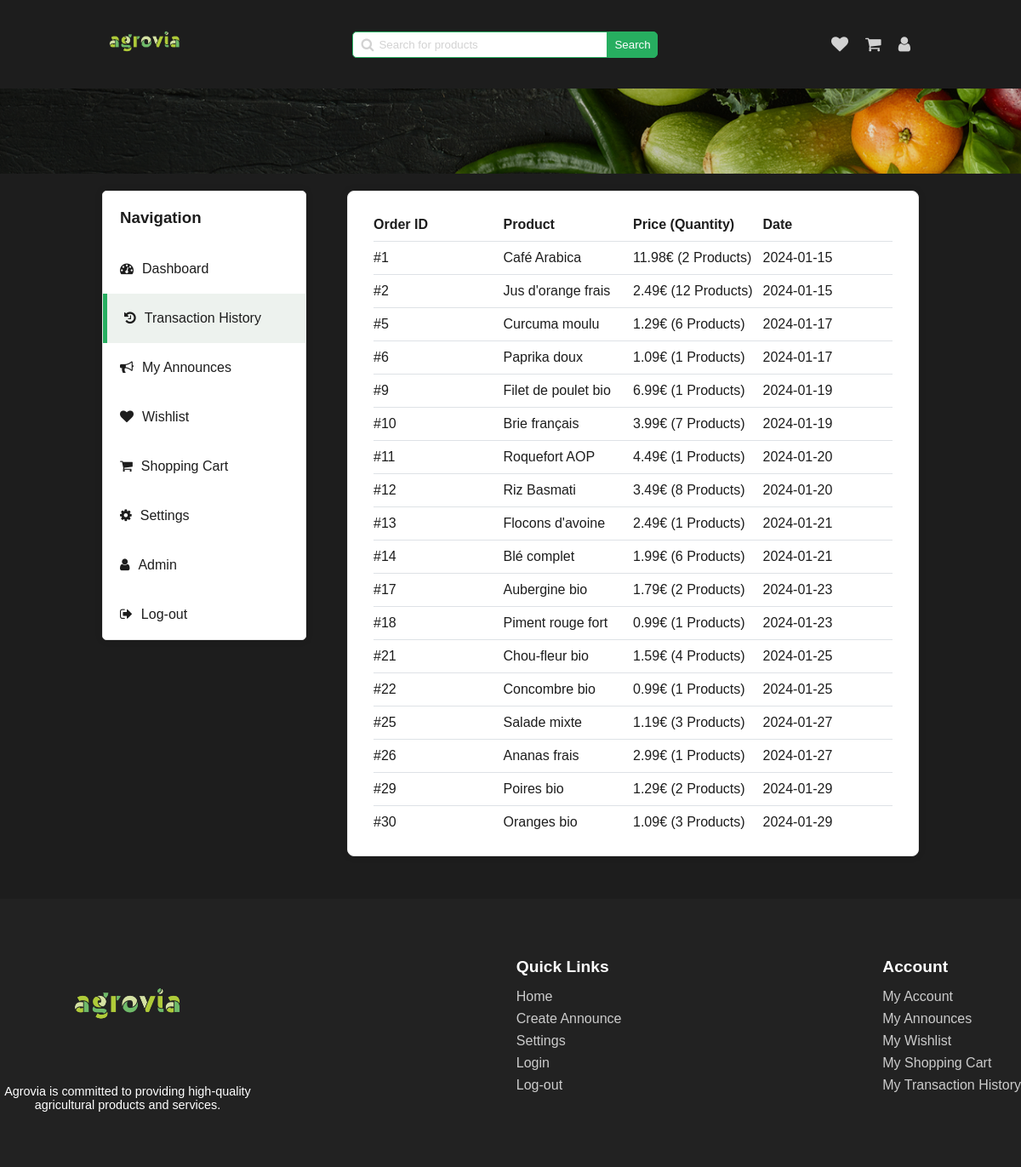
The app's page /pages/transaction-history.php (signed in) with its own data.
### tables this page shows
CREATE TABLE UserTransaction (
  id INTEGER PRIMARY KEY,
  user_id INTEGER,
  product_name TEXT,
  quantity INTEGER,
  price FLOAT,
  date TIMESTAMP DEFAULT CURRENT_TIMESTAMP,
  FOREIGN KEY (user_id) REFERENCES User(id)
);

### php/user.php (called while the page is built, shortened)
<?php
require '../php/pdo.php';
function get_user_by_id($id_user)
{
    global $pdo;
    try {
        $query = "SELECT * FROM User WHERE id = :id_user";
        $stmt = $pdo->prepare($query);
        $stmt->bindParam(':id_user', $id_user);
        $stmt->execute();
        $user = $stmt->fetch(PDO::FETCH_ASSOC);
        return $user;
    } catch (PDOException $e) {
        echo $e->getMessage();
    }
}

### php/transaction.php (called while the page is built, shortened)
<?php
require '../php/pdo.php';
function get_all_transaction($user_id)
{
    global $pdo;
    $query = "SELECT * FROM UserTransaction WHERE user_id = ?";
    $stmt = $pdo->prepare($query);
    $stmt->bindParam(1, $user_id);
    $stmt->execute();
    return $stmt->fetchAll();
}

### pages/transaction-history.php (the view, shortened to what this page needs)
<!DOCTYPE html>
<html lang="en">
<head>
    <link rel="stylesheet" href="../styles/dashboard.css" onload="load_theme()">
    <link rel="stylesheet" href="../styles/transaction.css">
    <link rel="stylesheet" href="../styles/footer.css">
    <link rel="stylesheet" href="../styles/main-header.css">
    <link rel="stylesheet" href="https://cdnjs.cloudflare.com/ajax/libs/font-awesome/4.7.0/css/font-awesome.min.css">
</head>
<body>
    <header>
        <a href="../pages/home.php"><img id="logo" src="../assets/logo/agrovia-green.png" alt="logo"></a>
        <div class="search-bar">
            <span>
                <i class="fa fa-search"></i>
                <input type="text" name="search" id="search" placeholder="Search for products"
                    onkeydown="if(event.keyCode === 13) search()">
            </span>
            <button onclick="search()">Search</button>
        </div>
        <div class="user">
            <a href="../pages/wishlist.php">
                <i class="fa fa-heart"></i>
            </a>
            <a href="../pages/shopping-cart.php">
                <i class="fa fa-shopping-cart"></i>
            </a>
            <a href="../pages/dashboard.php">
                <i class="fa fa-user"></i>
            </a>
        </div>
    </header>
    <div class="separator-background"></div>
    <?php
    require "../php/user.php";
    require "../php/transaction.php";
    $user = get_user_by_id($_SESSION['user_id']);
    $latest_transaction = get_all_transaction($_SESSION['user_id']);
    ?>
    <div class="main-container">
        <section class="navigation">
            <h3>Navigation</h3>
            <a href="../pages/dashboard.php">
                <i class="fa fa-tachometer" aria-hidden="true"></i>
                <span>Dashboard</span>
            </a>
            <a href="../pages/transaction-history.php" class="active">
                <i class="fa fa-history"></i>
                <span>Transaction History</span>
            </a>
            <a href="../pages/my-announces.php">
                <i class="fa fa-bullhorn"></i>
                <span>My Announces</span>
            </a>
            <a href="../pages/wishlist.php">
                <i class="fa fa-heart"></i>
                <span>Wishlist</span>
            </a>
            <a href="../pages/shopping-cart.php">
                <i class="fa fa-shopping-cart"></i>
                <span>Shopping Cart</span>
            </a>
            <a href="../pages/settings.php">
                <i class="fa fa-gear"></i>
                <span>Settings</span>
            </a>
            <?php
            if ($user['is_admin']) {
                echo '<a href="../pages/admin.php"><i class="fa fa-user"></i><span>Admin</span></a>';
            }
            ?>
            <a href="../php/log-out.php">
                <i class="fa fa-sign-out"></i>
                Log-out
            </a>
        </section>
        <section class="tab-content">
            <div class="transaction-section">
                <div class="transaction">
                    <div class="transaction-item header">
                        <span class="column">Order ID</span>
                        <span class="column">Product</span>
                        <span class="column">Price (Quantity)</span>
                        <span class="column">Date</span>
                    </div>
                    <?php foreach ($latest_transaction as $transaction): ?>
                        <div class="transaction-item">
                            <span class="column">#<?= $transaction["id"] ?></span>
                            <span class="column"><?= $transaction["product_name"] ?></span>
                            <span class="column"><?= $transaction["price"] ?>€
                                (<?= $transaction["quantity"] ?> Products)</span>
                            <span class="column"><?= date("Y-m-d", strtotime($transaction["date"])) ?></span>
                        </div>
                    <?php endforeach; ?>
                </div>
            </div>
        </section>
    </div>
    <div class="footer">
        <div class="footer-content">
            <div class="footer-logo">
                <a href="../pages/home.php"><img src="../assets/logo/agrovia-green.png" alt="Agrovia logo"></a>
                <p>Agrovia is committed to providing high-quality agricultural products and services.</p>
            </div>
            <div class="footer-section">
                <h3>Quick Links</h3>
                <a href="../pages/home.php">Home</a>
                <a href="../pages/create-announce.php">Create Announce</a>
                <a href="../pages/settings.php">Settings</a>
                <a href="../pages/login.php">Login</a>
                <a href="../php/log-out.php">Log-out</a>
            </div>
            <div class="footer-section">
                <h3>Account</h3>
                <a href="../pages/dashboard.php">My Account</a>
                <a href="../pages/my-announces.php">My Announces</a>
                <a href="../pages/wishlist.php">My Wishlist</a>
                <a href="../pages/shopping-cart.php">My Shopping Cart</a>
                <a href="../pages/transaction-history.php">My Transaction History</a>
            </div>
        </div>
    </div>
</body>
</html>

### styles/dashboard.css (style rules this page uses)
.main-container { margin-top: 120px; display: flex; justify-content: space-between; color: var(--dark); }
.main-container .navigation { display: flex; justify-content: flex-start; flex-direction: column; background-color: var(--white); width: 25%; border-radius: 5px; height: max-content; box-shadow: 0 0 10px rgba(0, 0, 0, 0.1); border: 1px solid var(--light-stroke); }
.main-container .navigation h3 { padding: 20px; margin: 0; color: var(--dark); }
.main-container .navigation a { padding: 20px; display: flex; justify-content: flex-start; text-decoration: none; color: var(--dark); }
.main-container .navigation a.active { background-color: var(--light-hover-green); border-left: 5px solid var(--secondary); }
.main-container .navigation a i { margin-right: 10px; }
.transaction-item { display: flex; justify-content: space-between; align-items: center; padding: 10px 0; border-bottom: 1px solid #dee2e6; }
.transaction-item:last-child { border-bottom: none; }
.transaction-item.header { font-weight: bold; }
.column { flex: 1; text-align: left; }

### styles/transaction.css (style rules this page uses)
.tab-content { width: 70%; }
.transaction-section { padding: 20px 30px; background-color: var(--white); border-radius: 8px; width: 100%; box-shadow: 0 0 10px rgba(0, 0, 0, 0.1); border: 1px solid var(--light-stroke); }
.transaction-section .transaction .transaction-item { display: flex; justify-content: space-between; align-items: center; padding: 10px 0; border-bottom: 1px solid #dee2e6; }
.transaction-section .transaction .transaction-item:last-child { border-bottom: none; }
.transaction-section .transaction .transaction-item.header { font-weight: bold; }
.transaction-section .transaction .transaction-item .column { flex: 1; text-align: left; }

### styles/footer.css (style rules this page uses)
.footer { background-color: #222; color: #fff; padding: 50px 0; position: absolute; left: 0; width: 100%; margin-top: 50px; }
.footer-content { display: flex; align-items: flex-start; flex-wrap: wrap; max-width: 1200px; margin: 0 auto; justify-content: space-between; }
.footer-logo { display: flex; flex-direction: column; align-items: center; width: 25%; }
.footer-logo img { width: 150px; height: auto; }
.footer-logo p { font-size: 0.9rem; text-align: center; }
.footer-section { margin-bottom: 20px; }
.footer-section h3 { font-size: 1.2rem; margin-bottom: 15px; }
.footer-section a { display: block; color: #ccc; text-decoration: none; margin-bottom: 8px; transition: color 0.3s ease; }

### styles/main-header.css (style rules this page uses)
header { display: flex; justify-content: space-between; align-items: center; }
header a img { width: 100px; }
header .search-bar { display: flex; align-items: center; }
header .search-bar span { display: flex; align-items: center; position: relative; }
header .search-bar span i { position: absolute; left: 10px; color: var(--text); }
header .search-bar span input { padding: 7px; border: 1px solid var(--secondary); border-radius: 5px 0 0 5px; padding-left: 30px; min-width: 300px; }
header .search-bar span input::placeholder { color: var(--text); position: absolute; left: 30px; }
header .search-bar button { padding: 7px; border-radius: 0 5px 5px 0; background-color: var(--secondary); color: var(--white); border: 1px solid var(--secondary); cursor: pointer; }
header .user { display: flex; align-items: center; }
header .user a { text-decoration: none; padding: 10px; }
header .user a i { font-size: 20px; color: var(--text); }
.separator-background { background-image: url("../assets/backgrounds/separator-background.png"); background-size: cover; background-position: center; background-repeat: no-repeat; width: 100%; height: 100px; position: absolute; left: 0; }

### styles/global.css (style rules this page uses)
* { box-sizing: border-box; }
body, body.dark-theme, body.light-theme { font-family: "Overpass", sans-serif; -webkit-font-smoothing: antialiased; -moz-osx-font-smoothing: grayscale; background-color: var(--primary); color: var(--text); width: 80%; max-width: 1200px; margin: 0 auto; transition: background-color 0.3s ease, transform 0.5s cubic-bezier(0.68, -0.55, 0.27, 1.55); }
body { --primary: rgba(29, 29, 29, 1); --secondary: rgba(39, 174, 96, 1); --tertiary: rgba(146, 227, 169, 1); --text: rgba(210, 210, 210, 1); --hover-color: rgba(62, 62, 62, 1); --white: rgba(255, 255, 255, 1); --dark: rgba(29, 29, 29, 1); --gray: rgba(102, 102, 102, 1); --error: rgba(255, 0, 0, 1); --light-hover-green: rgba(237, 242, 238, 1); --light-stroke: rgba(230, 230, 230, 1); }

### records on screen
usertransaction: id "1", product_name "Café Arabica", price "11.98", quantity "2", date "2024-01-15"
usertransaction: id "2", product_name "Jus d'orange frais", price "2.49", quantity "12", date "2024-01-15"
usertransaction: id "5", product_name "Curcuma moulu", price "1.29", quantity "6", date "2024-01-17"
usertransaction: id "6", product_name "Paprika doux", price "1.09", quantity "1", date "2024-01-17"
usertransaction: id "9", product_name "Filet de poulet bio", price "6.99", quantity "1", date "2024-01-19"
usertransaction: id "10", product_name "Brie français", price "3.99", quantity "7", date "2024-01-19"
usertransaction: id "11", product_name "Roquefort AOP", price "4.49", quantity "1", date "2024-01-20"
usertransaction: id "12", product_name "Riz Basmati", price "3.49", quantity "8", date "2024-01-20"
usertransaction: id "13", product_name "Flocons d'avoine", price "2.49", quantity "1", date "2024-01-21"
usertransaction: id "14", product_name "Blé complet", price "1.99", quantity "6", date "2024-01-21"
usertransaction: id "17", product_name "Aubergine bio", price "1.79", quantity "2", date "2024-01-23"
usertransaction: id "18", product_name "Piment rouge fort", price "0.99", quantity "1", date "2024-01-23"
usertransaction: id "21", product_name "Chou-fleur bio", price "1.59", quantity "4", date "2024-01-25"
usertransaction: id "22", product_name "Concombre bio", price "0.99", quantity "1", date "2024-01-25"
usertransaction: id "25", product_name "Salade mixte", price "1.19", quantity "3", date "2024-01-27"
usertransaction: id "26", product_name "Ananas frais", price "2.99", quantity "1", date "2024-01-27"
usertransaction: id "29", product_name "Poires bio", price "1.29", quantity "2", date "2024-01-29"
usertransaction: id "30", product_name "Oranges bio", price "1.09", quantity "3", date "2024-01-29"
